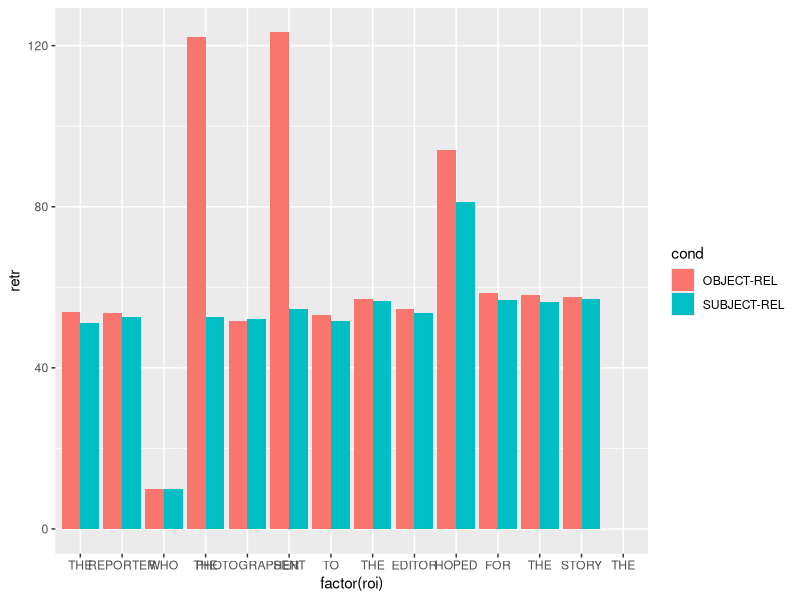
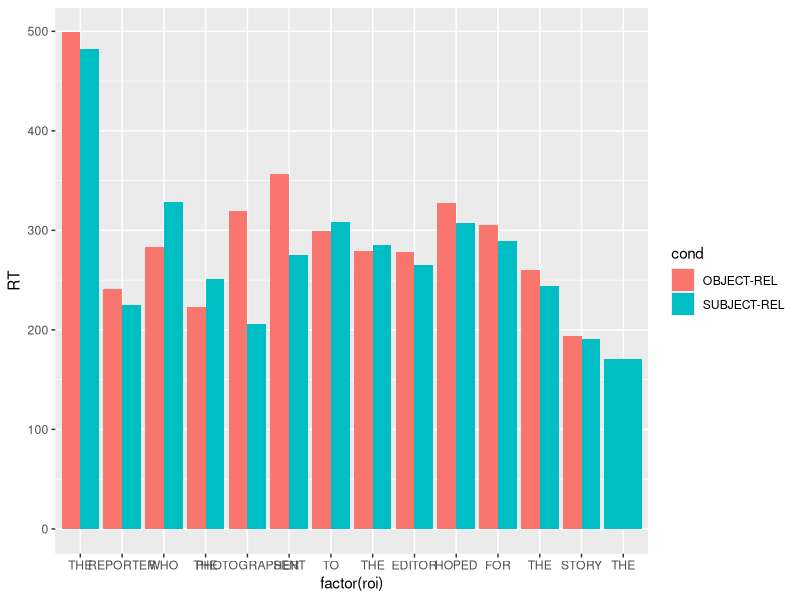
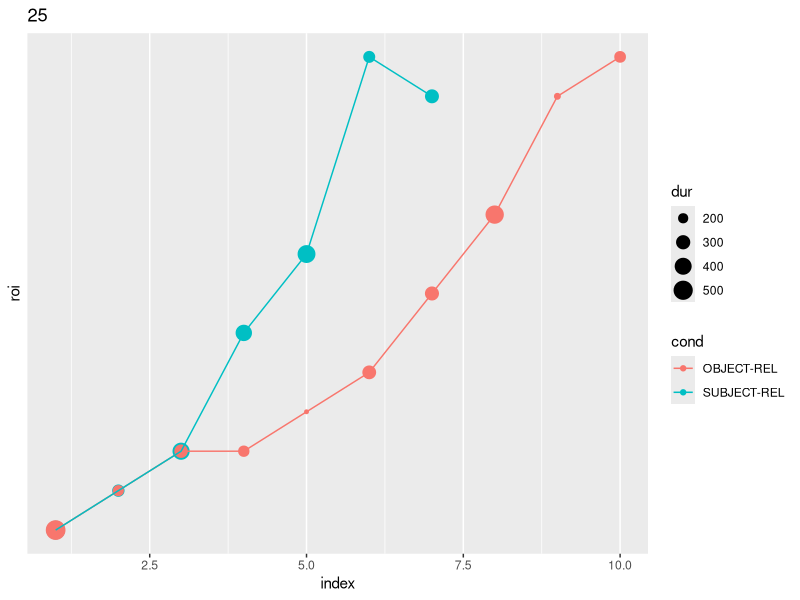
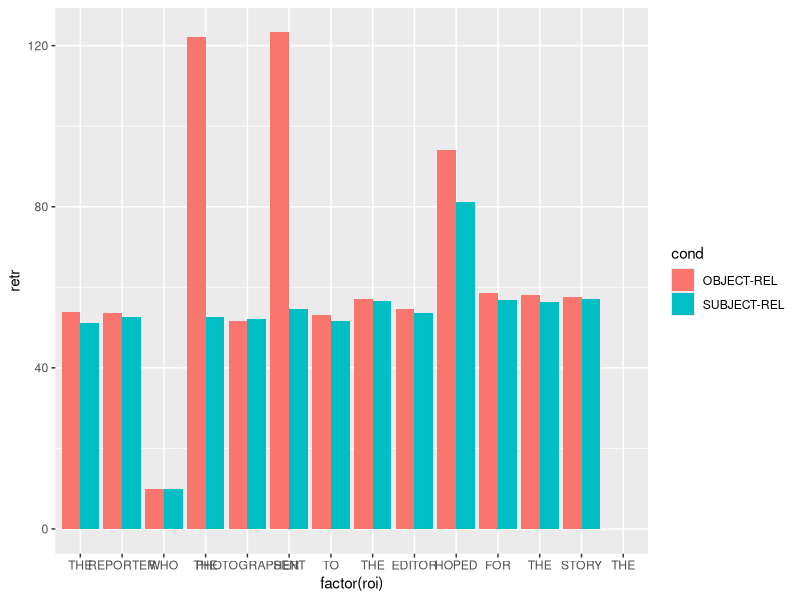
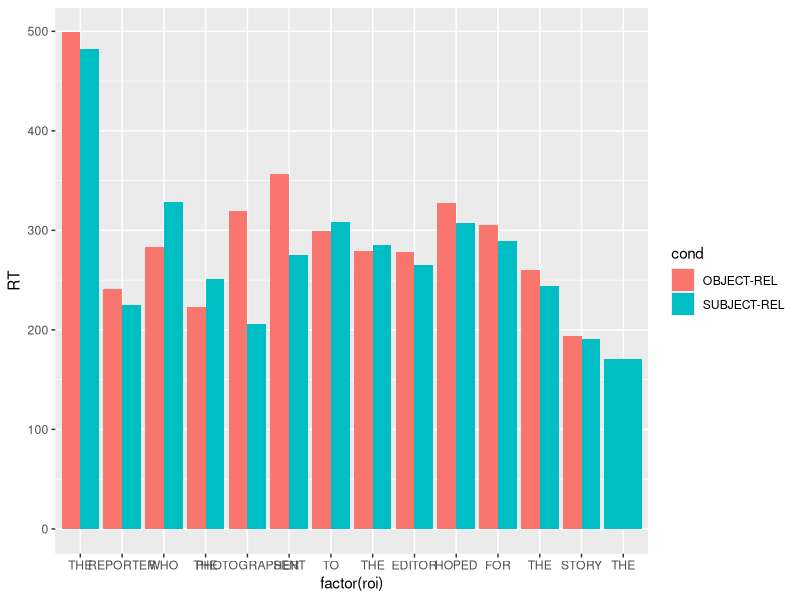
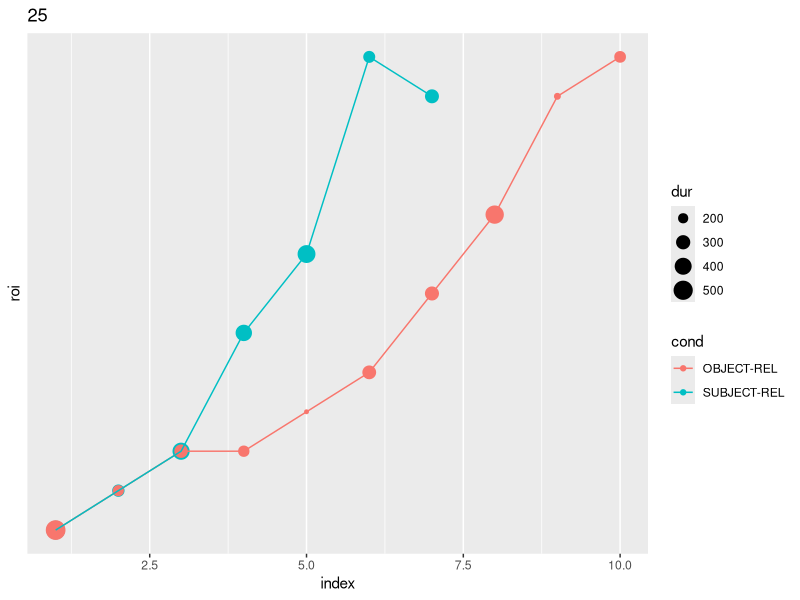
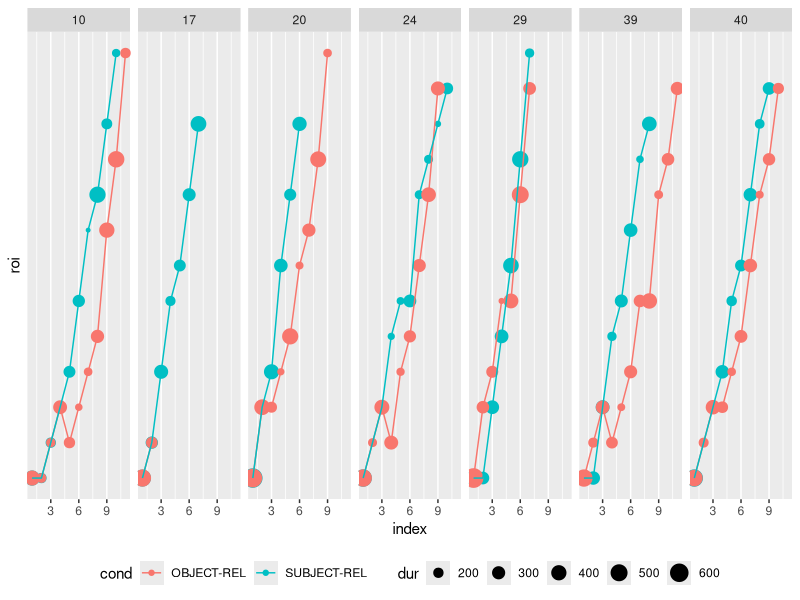

The R script that drew these images, in order:
library(reshape)
library(ggplot2)


## Read simulation data
f <- read.table("fixations.txt", header=T)
colnames(f) <- c("exp","iteration","cond","roi","word","dur")
# f <- subset(f,roi!=1)
head(f)
summary(f)

retr <- read.table("attachments.txt", header=TRUE)
colnames(retr) <- c("exp","iteration","cond","roi","word","retr")
# retr <- subset(retr,roi!=1)
head(retr)

## MEANS ##
## fix
f.roi <- cast(f, cond+roi+word~., mean, value="dur")
colnames(f.roi)[4] <- "RT"
## retr
retr.roi <- cast(retr, cond+roi+word~., mean, value="retr")
colnames(retr.roi)[4] <- "retr"
head(retr.roi)
## merge
f.roi <- merge(f.roi[,-3], retr.roi, by=c("cond","roi"), all.x=TRUE, all.y=TRUE)
f.roi$RT[is.na(f.roi$RT)] <- 0
# sort rows of dataframe
f.roi <- f.roi[with(f.roi, order(cond,roi)), ]
head(f.roi)
summary(f.roi)

## PLOT ATTACHMENT TIME ##
(p1 <- ggplot(f.roi, aes(factor(roi), retr, fill=cond)) + geom_bar(stat="identity", position="dodge") + scale_x_discrete(labels=f.roi$word))
ggsave(p1, file="plot-attachment-times.pdf")

## PLOT READING TIME ##
(p2 <- ggplot(f.roi, aes(factor(roi), RT, group=cond, fill=cond)) + geom_bar(stat="identity", position="dodge") + scale_x_discrete(labels=f.roi$word))
ggsave(p2, file="plot-reading-times.pdf")


## PLOT SCANPATH OF RANDOM TRIAL ##
f$index <- NA
for(i in unique(f$iteration)){
	for(c in f$cond){
		s <- (f$iteration==i & f$cond==c)
		f$index[s] <- 1:length(f$roi[s])
	}
}
# dev.new(width=10, height=2)

if(length(unique(f$iteration))>1) i <- sample(unique(f$iteration),1) else i <- unique(f$iteration)
f1 <- subset(f, iteration%in%i)
(p3 <- ggplot(f1, aes(index, roi, group=cond, col=cond)) + geom_point(aes(size=dur)) + geom_line() + scale_y_discrete(labels=f.roi$word[f.roi$cond==levels(f.roi$cond)[1]]) + ggtitle(i))
ggsave(p3, file=paste("plot-scanpath-",i,".pdf",sep=""))
# (p3 <- ggplot(f1, aes(index, roi, group=cond, col=cond)) + geom_point(aes(size=dur)) + geom_line() + scale_y_discrete(labels=as.vector(abbreviate(f.roi$word[f.roi$cond==levels(f.roi$cond)[1]]))) + coord_flip() + ggtitle(i))
# ggsave(p3, file=paste("plot-scanpath-",i,".pdf",sep=""), width=10, height=2)


## PLOT SCANPATH OF 7 RANDOM TRIALS ##
if(length(unique(f$iteration))>1){
	# dev.new(width=13, height=6)

	i <- sample(unique(f$iteration),7)
	f1 <- subset(f, iteration%in%i)
	(p4 <- ggplot(f1, aes(index, roi, group=cond, col=cond)) + geom_point(aes(size=dur)) + geom_line() + facet_grid(.~iteration) + scale_y_discrete(labels=f.roi$word[f.roi$cond==levels(f.roi$cond)[1]]) + theme(legend.position="bottom"))
	ggsave(p4, file="plot-scanpaths.pdf", width=13, height=6)
}
